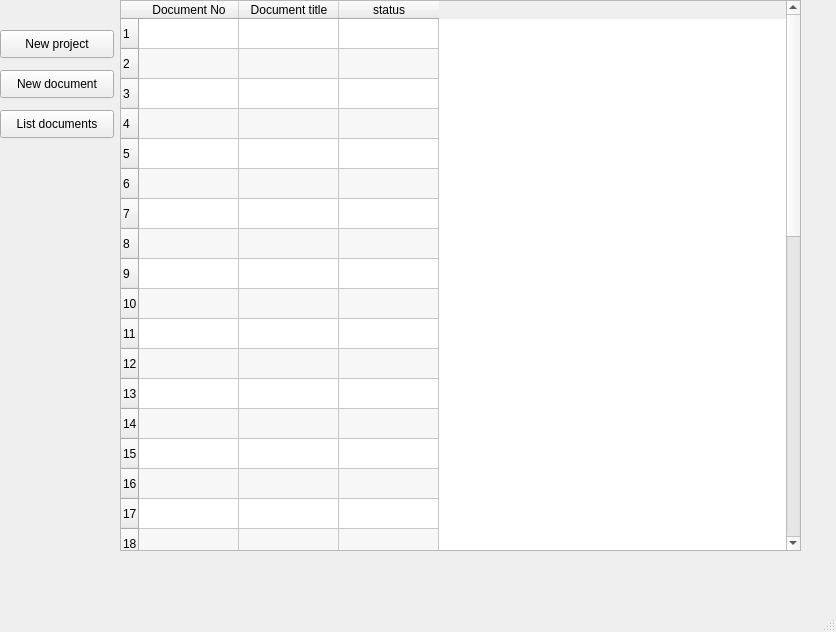
<ui version="4.0" >
 <class>MainWindow</class>
 <widget class="QMainWindow" name="MainWindow" >
  <property name="geometry" >
   <rect>
    <x>0</x>
    <y>0</y>
    <width>836</width>
    <height>632</height>
   </rect>
  </property>
  <property name="minimumSize" >
   <size>
    <width>640</width>
    <height>480</height>
   </size>
  </property>
  <property name="windowTitle" >
   <string>Subdms - Document Managment </string>
  </property>
  <widget class="QWidget" name="centralwidget" >
   <widget class="QPushButton" name="new_project_button" >
    <property name="geometry" >
     <rect>
      <x>0</x>
      <y>30</y>
      <width>114</width>
      <height>28</height>
     </rect>
    </property>
    <property name="toolTip" >
     <string>Create a new project</string>
    </property>
    <property name="text" >
     <string>New project</string>
    </property>
   </widget>
   <widget class="QPushButton" name="new_document_button" >
    <property name="geometry" >
     <rect>
      <x>0</x>
      <y>70</y>
      <width>114</width>
      <height>28</height>
     </rect>
    </property>
    <property name="toolTip" >
     <string>Create a new document</string>
    </property>
    <property name="text" >
     <string>New document</string>
    </property>
   </widget>
   <widget class="QPushButton" name="List_documents_button" >
    <property name="geometry" >
     <rect>
      <x>0</x>
      <y>110</y>
      <width>114</width>
      <height>28</height>
     </rect>
    </property>
    <property name="text" >
     <string>List documents</string>
    </property>
   </widget>
   <widget class="QTableWidget" name="documentlist" >
    <property name="geometry" >
     <rect>
      <x>120</x>
      <y>0</y>
      <width>681</width>
      <height>551</height>
     </rect>
    </property>
    <property name="minimumSize" >
     <size>
      <width>681</width>
      <height>0</height>
     </size>
    </property>
    <property name="editTriggers" >
     <set>QAbstractItemView::AnyKeyPressed|QAbstractItemView::EditKeyPressed</set>
    </property>
    <property name="alternatingRowColors" >
     <bool>true</bool>
    </property>
    <property name="rowCount" >
     <number>40</number>
    </property>
    <row/>
    <row/>
    <row/>
    <row/>
    <row/>
    <row/>
    <row/>
    <row/>
    <row/>
    <row/>
    <row/>
    <row/>
    <row/>
    <row/>
    <row/>
    <row/>
    <row/>
    <row/>
    <row/>
    <row/>
    <row/>
    <row/>
    <row/>
    <row/>
    <row/>
    <row/>
    <row/>
    <row/>
    <row/>
    <row/>
    <row/>
    <row/>
    <row/>
    <row/>
    <row/>
    <row/>
    <row/>
    <row/>
    <row/>
    <row/>
    <column>
     <property name="text" >
      <string>Document No</string>
     </property>
    </column>
    <column>
     <property name="text" >
      <string>Document title</string>
     </property>
    </column>
    <column>
     <property name="text" >
      <string>status</string>
     </property>
    </column>
   </widget>
  </widget>
  <widget class="QMenuBar" name="menubar" >
   <property name="geometry" >
    <rect>
     <x>0</x>
     <y>0</y>
     <width>836</width>
     <height>27</height>
    </rect>
   </property>
  </widget>
  <widget class="QStatusBar" name="statusbar" />
 </widget>
 <tabstops>
  <tabstop>new_project_button</tabstop>
  <tabstop>List_documents_button</tabstop>
  <tabstop>documentlist</tabstop>
  <tabstop>new_document_button</tabstop>
 </tabstops>
 <includes/>
 <resources/>
 <connections/>
 <designerdata>
  <property name="gridDeltaX" >
   <number>10</number>
  </property>
  <property name="gridDeltaY" >
   <number>10</number>
  </property>
  <property name="gridSnapX" >
   <bool>true</bool>
  </property>
  <property name="gridSnapY" >
   <bool>true</bool>
  </property>
  <property name="gridVisible" >
   <bool>true</bool>
  </property>
 </designerdata>
</ui>
